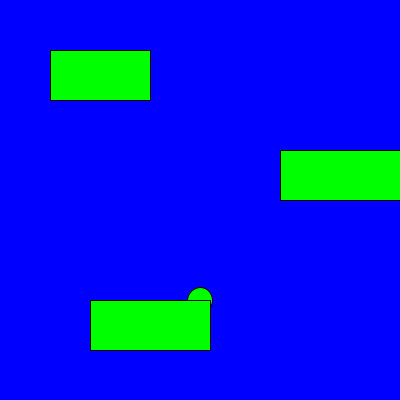
Frame 1 (no input)
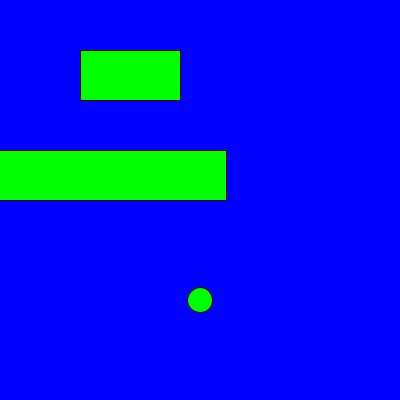
Frame 60 (the mouse pressed at the canvas centre just before this capture)
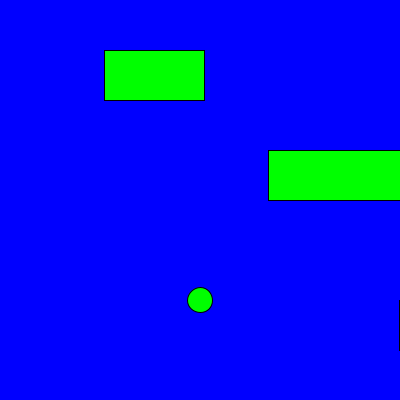
Frame 120 (the mouse held since frame 60 and released just before this capture)

The Processing sketch that drew these frames (run headless with seeded random() and noise(); from frame 60 on, the mouse is pressed at the canvas centre):

// Processing sketch: frogger
// ── frogger.pde
int SizeX = 25;
int SizeY = 25;
int FrogY = 300;
int FrogX = 200;
Car Police = new Car(8, 100, 50, 50);
Car Little = new Car(-7, 120, 90, 300);
Car Big = new Car(6, 300, 280, 150);
void  setup() {
  size(400, 400);
}
void draw() {
  background(0, 0, 255); 
  fill(0, 255, 0);
  ellipse(FrogX, FrogY, SizeX, SizeY); 
  stayInBounds();
  Police.display();
  Little.display();
  Big.display();
  Police.move();
  Little.move(); 
  Big.move();

  if (intersects(Little)) {
    FrogY = 400;
  }
  if (intersects(Big)) {
    FrogY = 400;
  }
  if (intersects(Police)) {
    FrogY = 400;
  }
if(FrogY < 20) {
text("You won!", 100, 200); 
  textSize(60); 

}
}
void keyPressed()
{
  if (key == CODED) {
    if (keyCode == UP)
    { 
      FrogY = FrogY - 16;
      //Frog Y position goes up
    } else if (keyCode == DOWN)
    {
      FrogY = FrogY + 16;
      //Frog Y position goes down
    } else if (keyCode == RIGHT)
    { 
      FrogX = FrogX + 16;
      //Frog X position goes right
    } else if (keyCode == LEFT)
    {
      FrogX = FrogX - 16;
      //Frog X position goes left
    }
  }
}
boolean intersects(Car car) {
  if ((FrogY > car.getY() && FrogY < car.getY()+50) && (FrogX > car.getX() && FrogX < car.getX()+car.getSize()))
    return true;
  else 
    return false;
}

void stayInBounds() {
  if (FrogY > 400 - SizeY/2) { 
    FrogY = FrogY - 10;
  }
  if (FrogY < 0  + SizeY/2) { 
    FrogY = FrogY + 10;
  } 
  if (FrogX < 0  + SizeX/2) { 
    FrogX = FrogX + 10;
  } 
  if (FrogX > 400  - SizeX/2) { 
    FrogX = FrogX - 10;
  }
}
class Car {
  int carX; 
  int carY;
  int carSize;
  int carSpeed;
  Car(int carSpeed, int carSize, int carX, int carY) {
    this.carSpeed = carSpeed;
    this.carSize = carSize;
    this.carY = carY;
    this.carX = carX;
  }

  void display() 
  {
    fill(0, 255, 0);
    rect(carX, carY, carSize, 50);
  }
  void move() {
    carX = carX - carSpeed;
    if (carX < 0-carSize) {
      carX = 400;
    } else if (carX> 400 + carSize) {
      carX = 0;
    }
  }
  int getX() {
    return carX;
  }
  int getY() {
    return carY;
  }
  int getSize() {
    return carSize;
  }
}
